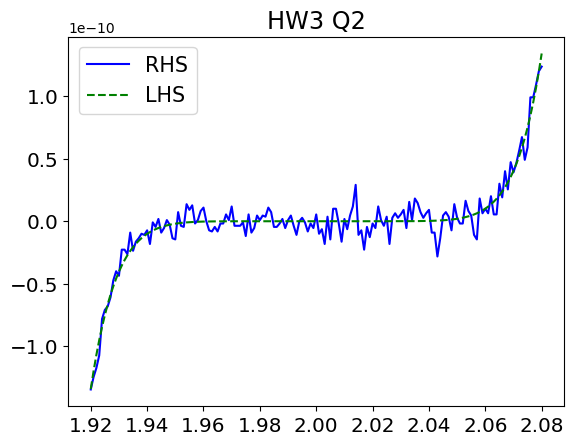

Here is the Python script that generated this plot:
import numpy as np
import matplotlib.pyplot as plt
import scipy.linalg as la
import os
import scipy.io as sio

x = list(np.arange(1.920, 2.080, 0.001))
# print(x)
# def square(a):
#     return a*a

# test = map(square, x)
# print(list(test))
def p_xa(p):
    return p**9 - 18*(p**8) + 144*(p**7) - 672*(p**6) + 2016*(p**5) - \
    4032*(p**4) + 5376*(p**3) - 4608*(p**2) + 2304*(p) - 512
def p_xb(p):
    return (p - 2)**9

# part a
y1 = map(p_xa, x)
y2 = map(p_xb, x)
# print(list(y))

plt.plot(x, list(y1), label='RHS', color='b')
plt.plot(x, list(y2), label='LHS', color='g', ls='--')
plt.title('HW3 Q2', fontsize='xx-large')
plt.xticks(fontsize='x-large')
plt.yticks(fontsize='x-large')
plt.legend(prop = {'size': '15'})
plt.savefig(f'hw3part2.png', bbox_inches='tight')
plt.show()
